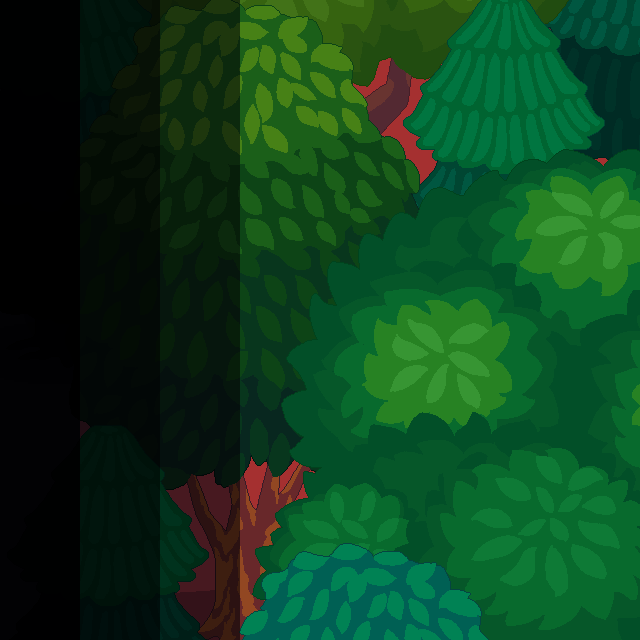

Rendered tile map (Tiled .tmx) drawn with the repository's tilesets; below, a short description and the map source with its tile grids summarised:
An orthogonal 40x40 tile map with 16x16 px tiles, 3 tile layers (ground, wall, tree), 3 tilesets.

<map version="1.10" tiledversion="1.10.2" orientation="orthogonal" renderorder="right-down" width="40" height="40" tilewidth="16" tileheight="16" infinite="0" nextlayerid="4" nextobjectid="1">
 <tileset firstgid="1" source="grasslv2.tsx" />
 <tileset firstgid="17" source="lv2_trees.tsx" />
 <tileset firstgid="53" source="wall.tsx" />
 <layer id="1" name="ground" width="40" height="40">
  <properties>
   <property name="unity:SortingLayer" value="Ground" />
   <property name="unity:layer" value="Ground" />
  </properties>
  <data>[1600 cells, 1600 non-empty, 16 distinct tile ids]</data>
 </layer>
 <layer id="2" name="wall" width="40" height="40">
  <properties>
   <property name="unity:ignore" value="Visual" />
   <property name="unity:layer" value="Obstacles" />
  </properties>
  <data>[1600 cells, 1600 non-empty, 1 distinct tile ids]</data>
 </layer>
 <layer id="3" name="tree" width="40" height="40">
  <properties>
   <property name="unity:SortingLayer" value="Foreground" />
   <property name="unity:layer" value="Obstacles" />
  </properties>
  <data>[1600 cells, 1 non-empty, 1 distinct tile ids]</data>
 </layer>
</map>
